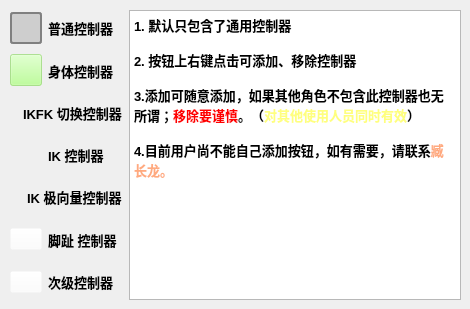
      <widget class="QWidget" name="tab_3">
       <attribute name="title">
        <string>说明</string>
       </attribute>
       <widget class="QWidget" name="layoutWidget">
        <property name="geometry">
         <rect>
          <x>10</x>
          <y>10</y>
          <width>451</width>
          <height>290</height>
         </rect>
        </property>
        <layout class="QHBoxLayout" name="horizontalLayout_11">
         <item>
          <layout class="QVBoxLayout" name="verticalLayout_6">
           <item>
            <layout class="QHBoxLayout" name="horizontalLayout_9">
             <item>
              <widget class="QPushButton" name="pushButton_11">
               <property name="enabled">
                <bool>false</bool>
               </property>
               <property name="minimumSize">
                <size>
                 <width>32</width>
                 <height>32</height>
                </size>
               </property>
               <property name="maximumSize">
                <size>
                 <width>32</width>
                 <height>32</height>
                </size>
               </property>
               <property name="styleSheet">
                <string notr="true">QPushButton{
	border: 2px solid gray;
	border-radius:3px;	
	background-color: rgba(98, 98, 98, 60);
}</string>
               </property>
               <property name="text">
                <string/>
               </property>
               <property name="checkable">
                <bool>true</bool>
               </property>
               <property name="control" stdset="0">
                <stringlist>
                 <string>C_centerA_ctl_0</string>
                </stringlist>
               </property>
              </widget>
             </item>
             <item>
              <widget class="QLabel" name="label_10">
               <property name="font">
                <font>
                 <pointsize>10</pointsize>
                 <weight>75</weight>
                 <bold>true</bold>
                </font>
               </property>
               <property name="text">
                <string>普通控制器</string>
               </property>
              </widget>
             </item>
            </layout>
           </item>
           <item>
            <layout class="QHBoxLayout" name="horizontalLayout_10">
             <item>
              <widget class="QPushButton" name="pushButton_12">
               <property name="enabled">
                <bool>false</bool>
               </property>
               <property name="minimumSize">
                <size>
                 <width>32</width>
                 <height>32</height>
                </size>
               </property>
               <property name="maximumSize">
                <size>
                 <width>32</width>
                 <height>32</height>
                </size>
               </property>
               <property name="styleSheet">
                <string notr="true">QPushButton{
	background-color: rgba(170, 255, 127,160);
}
</string>
               </property>
               <property name="text">
                <string/>
               </property>
               <property name="checkable">
                <bool>true</bool>
               </property>
               <property name="control" stdset="0">
                <stringlist>
                 <string>C_centerA_ctl_0</string>
                </stringlist>
               </property>
              </widget>
             </item>
             <item>
              <widget class="QLabel" name="label_11">
               <property name="font">
                <font>
                 <pointsize>10</pointsize>
                 <weight>75</weight>
                 <bold>true</bold>
                </font>
               </property>
               <property name="text">
                <string>身体控制器</string>
               </property>
              </widget>
             </item>
            </layout>
           </item>
           <item>
            <layout class="QHBoxLayout" name="horizontalLayout_4">
             <item>
              <widget class="QLabel" name="label">
               <property name="maximumSize">
                <size>
                 <width>32</width>
                 <height>16777215</height>
                </size>
               </property>
               <property name="text">
                <string/>
               </property>
               <property name="pixmap">
                <pixmap resource="ControlSelecterUIASSERT.qrc">:/image/icon/IKFK.png</pixmap>
               </property>
              </widget>
             </item>
             <item>
              <widget class="QLabel" name="label_3">
               <property name="font">
                <font>
                 <pointsize>10</pointsize>
                 <weight>75</weight>
                 <bold>true</bold>
                </font>
               </property>
               <property name="text">
                <string>IKFK 切换控制器</string>
               </property>
              </widget>
             </item>
            </layout>
           </item>
           <item>
            <layout class="QHBoxLayout" name="horizontalLayout_6">
             <item>
              <widget class="QLabel" name="label_5">
               <property name="maximumSize">
                <size>
                 <width>32</width>
                 <height>16777215</height>
                </size>
               </property>
               <property name="text">
                <string/>
               </property>
               <property name="pixmap">
                <pixmap resource="ControlSelecterUIASSERT.qrc">:/image/icon/IKControl.png</pixmap>
               </property>
              </widget>
             </item>
             <item>
              <widget class="QLabel" name="label_6">
               <property name="font">
                <font>
                 <pointsize>10</pointsize>
                 <weight>75</weight>
                 <bold>true</bold>
                </font>
               </property>
               <property name="text">
                <string>IK 控制器</string>
               </property>
              </widget>
             </item>
            </layout>
           </item>
           <item>
            <layout class="QHBoxLayout" name="horizontalLayout_5">
             <item>
              <widget class="QLabel" name="label_2">
               <property name="maximumSize">
                <size>
                 <width>32</width>
                 <height>16777215</height>
                </size>
               </property>
               <property name="text">
                <string/>
               </property>
               <property name="pixmap">
                <pixmap resource="ControlSelecterUIASSERT.qrc">:/image/icon/Vector.png</pixmap>
               </property>
              </widget>
             </item>
             <item>
              <widget class="QLabel" name="label_4">
               <property name="font">
                <font>
                 <pointsize>10</pointsize>
                 <weight>75</weight>
                 <bold>true</bold>
                </font>
               </property>
               <property name="text">
                <string>IK 极向量控制器</string>
               </property>
              </widget>
             </item>
            </layout>
           </item>
           <item>
            <layout class="QHBoxLayout" name="horizontalLayout_7">
             <item>
              <widget class="QPushButton" name="pushButton_9">
               <property name="enabled">
                <bool>false</bool>
               </property>
               <property name="maximumSize">
                <size>
                 <width>32</width>
                 <height>16777215</height>
                </size>
               </property>
               <property name="styleSheet">
                <string notr="true">background-color: rgba(255, 255, 255, 0);</string>
               </property>
               <property name="text">
                <string/>
               </property>
               <property name="icon">
                <iconset resource="ControlSelecterUIASSERT.qrc">
                 <normaloff>:/image/icon/toe.png</normaloff>
                 <disabledoff>:/image/icon/toe.png</disabledoff>
                 <disabledon>:/image/icon/toe.png</disabledon>:/image/icon/toe.png</iconset>
               </property>
               <property name="iconSize">
                <size>
                 <width>30</width>
                 <height>30</height>
                </size>
               </property>
              </widget>
             </item>
             <item>
              <widget class="QLabel" name="label_8">
               <property name="font">
                <font>
                 <pointsize>10</pointsize>
                 <weight>75</weight>
                 <bold>true</bold>
                </font>
               </property>
               <property name="text">
                <string>脚趾 控制器</string>
               </property>
              </widget>
             </item>
            </layout>
           </item>
           <item>
            <layout class="QHBoxLayout" name="horizontalLayout_8">
             <item>
              <widget class="QPushButton" name="pushButton_10">
               <property name="enabled">
                <bool>false</bool>
               </property>
               <property name="maximumSize">
                <size>
                 <width>32</width>
                 <height>16777215</height>
                </size>
               </property>
               <property name="styleSheet">
                <string notr="true">background-color: rgba(255, 255, 255, 0);</string>
               </property>
               <property name="text">
                <string/>
               </property>
               <property name="icon">
                <iconset resource="ControlSelecterUIASSERT.qrc">
                 <normaloff>:/image/icon/SDP.png</normaloff>
                 <disabledoff>:/image/icon/SDP.png</disabledoff>:/image/icon/SDP.png</iconset>
               </property>
               <property name="iconSize">
                <size>
                 <width>30</width>
                 <height>30</height>
                </size>
               </property>
              </widget>
             </item>
             <item>
              <widget class="QLabel" name="label_9">
               <property name="font">
                <font>
                 <pointsize>10</pointsize>
                 <weight>75</weight>
                 <bold>true</bold>
                </font>
               </property>
               <property name="text">
                <string>次级控制器</string>
               </property>
              </widget>
             </item>
            </layout>
           </item>
          </layout>
         </item>
         <item>
          <widget class="QTextEdit" name="textEdit">
           <property name="enabled">
            <bool>true</bool>
           </property>
           <property name="font">
            <font>
             <pointsize>10</pointsize>
             <weight>50</weight>
             <bold>false</bold>
            </font>
           </property>
           <property name="readOnly">
            <bool>true</bool>
           </property>
           <property name="html">
            <string>&lt;!DOCTYPE HTML PUBLIC &quot;-//W3C//DTD HTML 4.0//EN&quot; &quot;http://www.w3.org/TR/REC-html40/strict.dtd&quot;&gt;
&lt;html&gt;&lt;head&gt;&lt;meta name=&quot;qrichtext&quot; content=&quot;1&quot; /&gt;&lt;style type=&quot;text/css&quot;&gt;
p, li { white-space: pre-wrap; }
&lt;/style&gt;&lt;/head&gt;&lt;body style=&quot; font-family:'MS Shell Dlg 2'; font-size:10pt; font-weight:400; font-style:normal;&quot;&gt;
&lt;p style=&quot; margin-top:0px; margin-bottom:0px; margin-left:0px; margin-right:0px; -qt-block-indent:0; text-indent:0px;&quot;&gt;&lt;span style=&quot; font-weight:600;&quot;&gt;1. 默认只包含了通用控制器&lt;/span&gt;&lt;/p&gt;
&lt;p style=&quot;-qt-paragraph-type:empty; margin-top:0px; margin-bottom:0px; margin-left:0px; margin-right:0px; -qt-block-indent:0; text-indent:0px; font-weight:600;&quot;&gt;&lt;/p&gt;
&lt;p style=&quot; margin-top:0px; margin-bottom:0px; margin-left:0px; margin-right:0px; -qt-block-indent:0; text-indent:0px;&quot;&gt;&lt;span style=&quot; font-weight:600;&quot;&gt;2. 按钮上右键点击可添加、移除控制器&lt;/span&gt;&lt;/p&gt;
&lt;p style=&quot;-qt-paragraph-type:empty; margin-top:0px; margin-bottom:0px; margin-left:0px; margin-right:0px; -qt-block-indent:0; text-indent:0px; font-weight:600;&quot;&gt;&lt;/p&gt;
&lt;p style=&quot; margin-top:0px; margin-bottom:0px; margin-left:0px; margin-right:0px; -qt-block-indent:0; text-indent:0px;&quot;&gt;&lt;span style=&quot; font-weight:600;&quot;&gt;3.添加可随意添加，如果其他角色不包含此控制器也无所谓；&lt;/span&gt;&lt;span style=&quot; font-weight:600; color:#ff0000;&quot;&gt;移除要谨慎&lt;/span&gt;&lt;span style=&quot; font-weight:600;&quot;&gt;。（&lt;/span&gt;&lt;span style=&quot; font-weight:600; color:#ffff7f;&quot;&gt;对其他使用人员同时有效&lt;/span&gt;&lt;span style=&quot; font-weight:600;&quot;&gt;）&lt;/span&gt;&lt;/p&gt;
&lt;p style=&quot;-qt-paragraph-type:empty; margin-top:0px; margin-bottom:0px; margin-left:0px; margin-right:0px; -qt-block-indent:0; text-indent:0px; font-weight:600;&quot;&gt;&lt;/p&gt;
&lt;p style=&quot; margin-top:0px; margin-bottom:0px; margin-left:0px; margin-right:0px; -qt-block-indent:0; text-indent:0px;&quot;&gt;&lt;span style=&quot; font-weight:600;&quot;&gt;4.目前用户尚不能自己添加按钮，如有需要，请联系&lt;/span&gt;&lt;span style=&quot; font-weight:600; color:#ffaa7f;&quot;&gt;臧长龙。&lt;/span&gt;&lt;/p&gt;&lt;/body&gt;&lt;/html&gt;</string>
           </property>
          </widget>
         </item>
        </layout>
       </widget>
      </widget>
